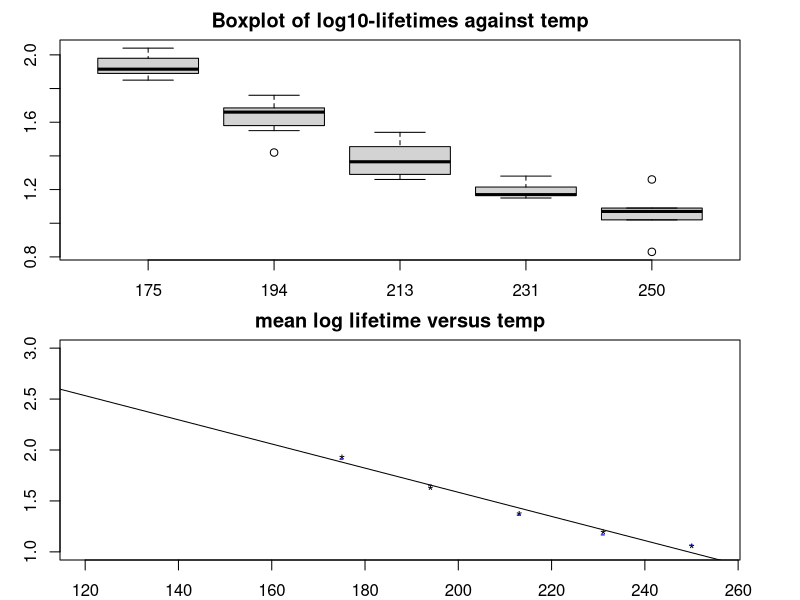

Recreate this plot in R.
## ---- chunk 1
#Appendix: Problem 1

temp_levels <- c(175, 194, 213, 231, 250); temp_reps <- c(8,8,8,7,6)
temp <- rep(temp_levels, temp_reps)
logfailtimes <- c(2.04, 1.91, 2.00, 1.92, 1.85, 1.96, 1.88, 1.90, 1.66, 1.71, 1.42, 1.76, 1.66, 1.61, 1.55, 1.66, 1.53, 1.54, 1.38, 1.31, 1.35, 1.27, 1.26, 1.38, 1.15, 1.22, 1.17, 1.16, 1.21, 1.28, 1.17, 1.26, 0.83, 1.08, 1.02, 1.09, 1.06)
par(mfrow=c(2, 1), mar=c(2,3,2,3))
plot(as.factor(temp), logfailtimes, main="Boxplot of log10-lifetimes against temp")
plot(temp_levels, tapply(logfailtimes, temp, mean), pch="*", xlim=c(120, 255), ylim=c(1,3), main="mean log lifetime versus temp")
points(temp_levels, tapply(logfailtimes, temp, median), pch="-", col="blue")
abline(lm(logfailtimes~temp))

#Parts i - ix

#length(rep(1:5, 5))
#length(rep(1:5, 1:5))
#length(rep(0:5, 0:5))
#length(rep(3:-2, 5:0))

#summary(lm(logfailtimes~temp))

#RSS <- sum((temp_reps-1)*tapply(logfailtimes, temp, var))
#RSS / 32

#A <- logfailtimes[32:37]
#B <- logfailtimes[25:31]

#t1 <- t.test(B, A, var.equal=TRUE, paired=FALSE, conf.level=0.95)
#t1

#tbar <- mean(logfailtimes)
#tbar

#BBSS <- sum(temp_reps*(blkmean-tbar)^2)
#BBSS

#RSS + BBSS
#36*var(logfailtimes)

#anova(lm(logfailtimes~as.factor(temp)))
## ---- chunk 2
#Appendix: Problem 3 
op_levels <- c(1, 2, 3, 4); op_reps <- c(12, 12, 12, 12)
ops <- rep(op_levels, op_reps)
sub <- rep(rep(1:3, each=4), 4)
ops_resp <- c(5.6, 6.8, 8.32, 8.7, 7.64, 7.44, 7.48, 7.8, 7.72, 8.4, 6.98, 8, 5.04, 7.38, 5.56, 6.96, 8.3, 6.86, 5.62, 7.22, 5.72, 6.4, 7.54, 7.5, 8.36, 7.04, 6.92, 8.18, 6.2, 6.1, 2.75, 8.14, 9, 8.64, 6.6, 8.18, 8.3, 8.54, 7.68, 8.92, 8.46, 7.38, 8.08, 8.12, 8.68, 8.24, 8.09, 8.06)
anova(lm(ops_resp~as.factor(ops)+as.factor(sub)))
## ---- chunk 3
#Appendix: Problem 4
rat_levels <- c(1, 2, 3, 4, 5, 6, 7, 8, 9, 10, 11, 12, 13, 14, 15, 16, 17, 18, 19, 20, 21, 22, 23, 24); rat_reps <- c(4, 4, 4, 4, 4, 4, 4, 4, 4, 4, 4, 4, 4, 4, 4, 4, 4, 4, 4, 4, 4, 4, 4, 4)
rats <- rep(rat_levels, rat_reps)
site <- rep(rep(1:5, each=5), 5)

rats_response <- c(9.1, 9.7, 10.1, 8.4, 7.1, 10.5, 9.8, 9.7, 9.8, 8.8, 8.0, 9.3, 8.1, 6.4, 6.3, 9.4, 7.9, 7.4, 7.0, 8.8, 10.4, 9.5, 10.4, 10.9, 12.4, 8.9, 9.1, 7.6, 9.2, 8.4, 9.4, 9.8, 11.2, 8.3, 10.3, 8.6, 10.0, 9.6, 10.2, 10.7, 10.5, 8.2, 9.3, 8.1, 8.2, 6.7, 9.4, 9.9, 8.6, 6.8, 10.1, 9.7, 9.0, 9.3, 7.8, 11.1, 9.4, 9.5, 10.5, 9.0, 7.9, 8.3, 9.8, 10.3, 7.9, 9.8, 9.3, 9.1, 10.6, 8.5, 12.7, 10.7, 10.1, 11.2, 10.6, 11.6, 10.4, 9.6, 10.7, 9.7, 11.7, 10.3, 10.7, 8.6, 10.2, 9.2, 9.6, 10.5, 10.4, 10.6, 9.5, 8.2, 10.1, 9.2, 8.8, 8.6, 7.9, 8.2, 10.1, 8.3, 10.7, 10.6, 9.1, 10.3, 8.5, 8.8, 11.0, 9.6, 8.3, 9.0, 11.5, 9.2, 10.9, 10.2, 10.8, 10.3, 10.4, 11.2, 10.2, 9.6)
levels(rats_response)
#anova(lm(rats_response~as.factor(rats)+as.factor(site)))
## ---- chunk 4
rat_levels <- c(1, 2); rat_reps <- c(60, 60)
rats <- rep(rat_levels, rat_reps)
site <- rep(1:24, each=5)
rats_response <- c(9.1, 9.7, 10.1, 8.4, 7.1, 10.5, 9.8, 9.7, 9.8, 8.8, 8.0, 9.3, 8.1, 6.4, 6.3, 9.4, 7.9, 7.4, 7.0, 8.8, 10.4, 9.5, 10.4, 10.9, 12.4, 8.9, 9.1, 7.6, 9.2, 8.4, 9.4, 9.8, 11.2, 8.3, 10.3, 8.6, 10.0, 9.6, 10.2, 10.7, 10.5, 8.2, 9.3, 8.1, 8.2, 6.7, 9.4, 9.9, 8.6, 6.8, 10.1, 9.7, 9.0, 9.3, 7.8, 11.1, 9.4, 9.5, 10.5, 9.0, 7.9, 8.3, 9.8, 10.3, 7.9, 9.8, 9.3, 9.1, 10.6, 8.5, 12.7, 10.7, 10.1, 11.2, 10.6, 11.6, 10.4, 9.6, 10.7, 9.7, 11.7, 10.3, 10.7, 8.6, 10.2, 9.2, 9.6, 10.5, 10.4, 10.6, 9.5, 8.2, 10.1, 9.2, 8.8, 8.6, 7.9, 8.2, 10.1, 8.3, 10.7, 10.6, 9.1, 10.3, 8.5, 8.8, 11.0, 9.6, 8.3, 9.0, 11.5, 9.2, 10.9, 10.2, 10.8, 10.3, 10.4, 11.2, 10.2, 9.6)
mean(rats_response)

#as.factor(rats)
#as.factor(site)

#anova(lm(rats_response~as.factor(rats)+as.factor(site)))
## ---- chunk 5
rats_treatment <- c(9.1, 9.7, 10.1, 8.4, 7.1, 10.5, 9.8, 9.7, 9.8, 8.8, 8.0, 9.3, 8.1, 6.4, 6.3, 9.4, 7.9, 7.4, 7.0, 8.8, 10.4, 9.5, 10.4, 10.9, 12.4, 8.9, 9.1, 7.6, 9.2, 8.4, 9.4, 9.8, 11.2, 8.3, 10.3, 8.6, 10.0, 9.6, 10.2, 10.7, 10.5, 8.2, 9.3, 8.1, 8.2, 6.7, 9.4, 9.9, 8.6, 6.8, 10.1, 9.7, 9.0, 9.3, 7.8, 11.1, 9.4, 9.5, 10.5, 9.0, 7.9, 8.3, 9.8, 10.3, 7.9, 9.8, 9.3, 9.1, 10.6, 8.5)
rats_control <- c(12.7, 10.7, 10.1, 11.2, 10.6, 11.6, 10.4, 9.6, 10.7, 9.7, 11.7, 10.3, 10.7, 8.6, 10.2, 9.2, 9.6, 10.5, 10.4, 10.6, 9.5, 8.2, 10.1, 9.2, 8.8, 8.6, 7.9, 8.2, 10.1, 8.3, 10.7, 10.6, 9.1, 10.3, 8.5, 8.8, 11.0, 9.6, 8.3, 9.0, 11.5, 9.2, 10.9, 10.2, 10.8, 10.3, 10.4, 11.2, 10.2, 9.6)

mean(rats_treatment)
mean(rats_control)
sd(rats_treatment)
sd(rats_control)

t.test(rats_control, rats_treatment, alternative=c("two.sided"), var.equal = TRUE, paired = FALSE)
